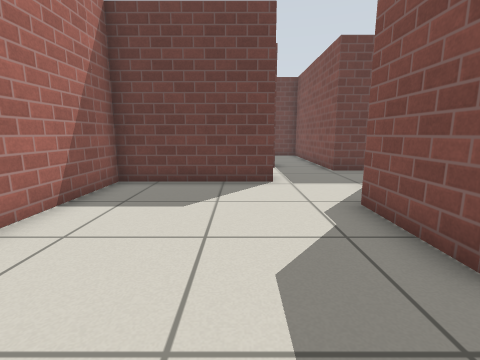
View 1 (above)

17 first-person views from a walk through a world built for the Gazebo simulator. The camera is 0.72 m above the floor, tilts 10° down and sees 85° across. The lines on the ground mark 1 m squares. The floor is counted in squares, 0.5 m on a side. Each view is taken from the middle of a square. On the plan, view 1 faces up. The plan holds only what a view shows up to about 13 squares ahead; the rest is blank. Simple patterns stand in for the simulator's built-in surfaces.

View 2
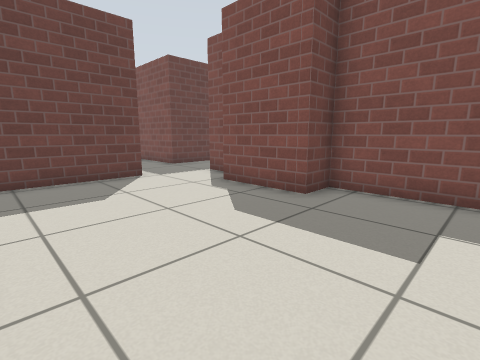

View 3
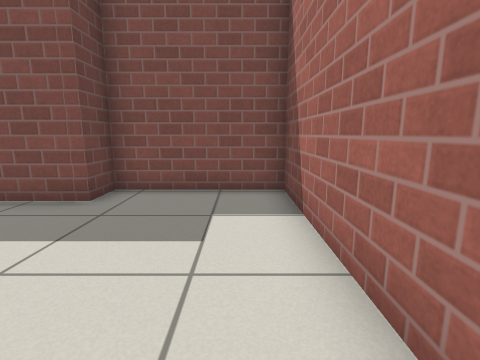

View 4
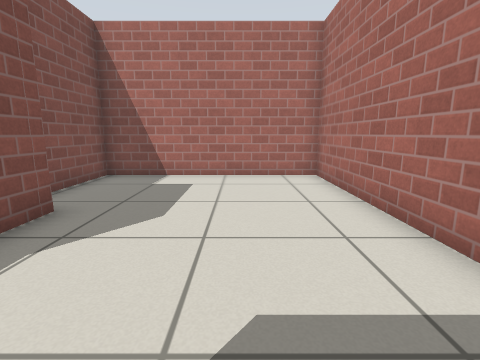

View 5
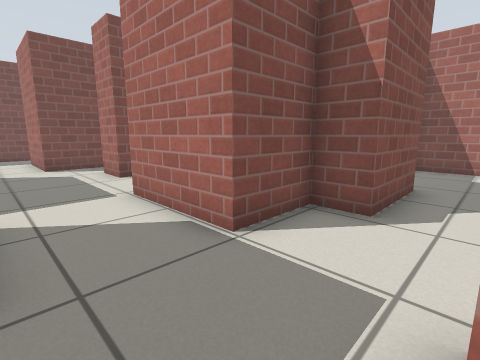

View 6
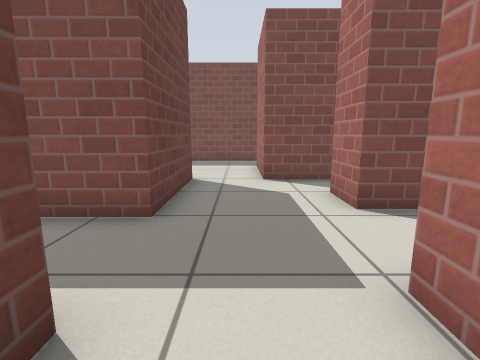

View 7
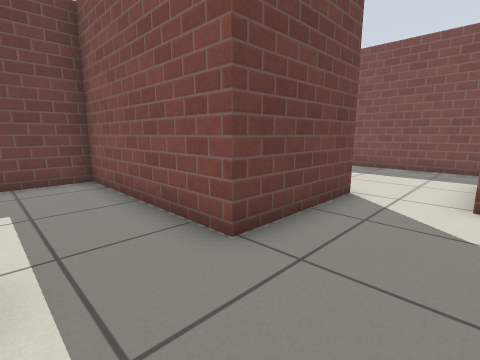

View 8
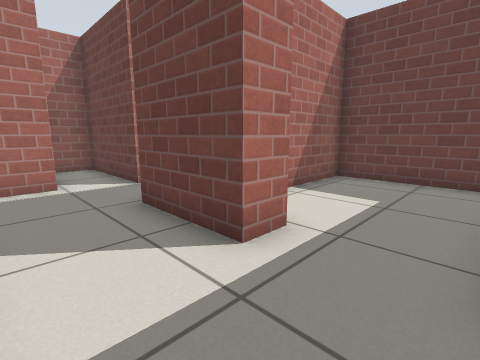

View 9
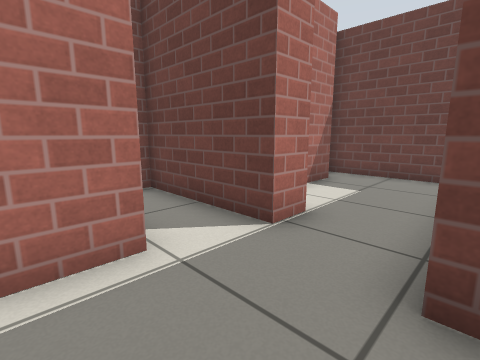

View 10
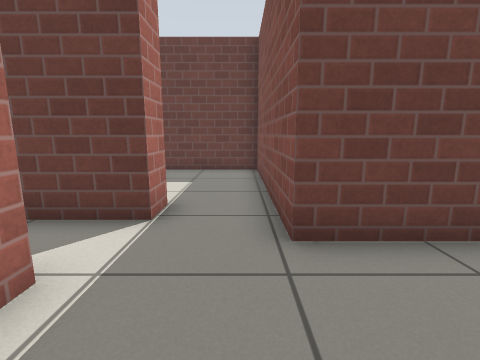

View 11
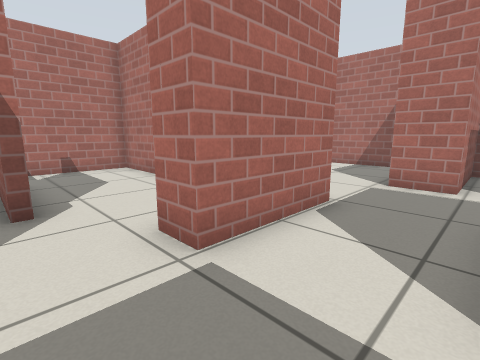

View 12
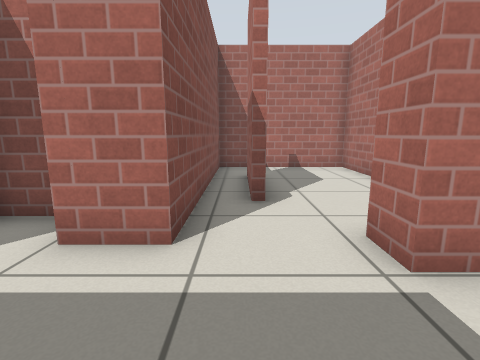

View 13
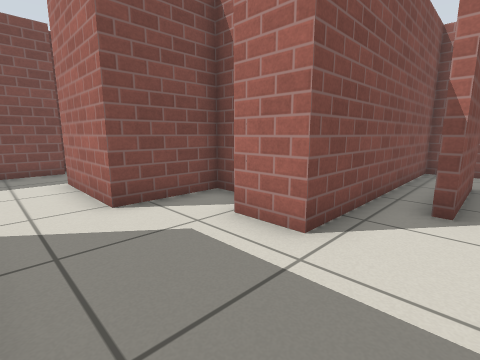

View 14
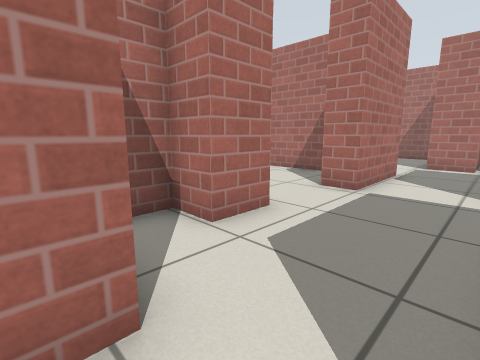

View 15
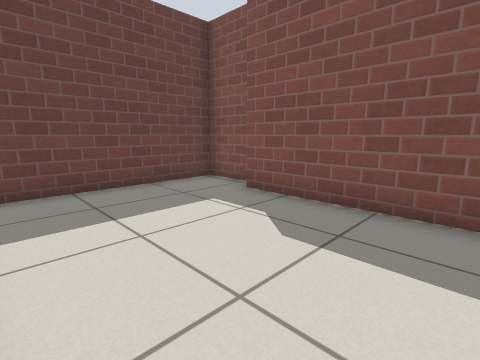

View 16
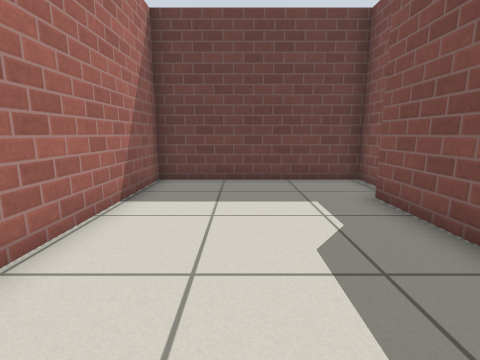

View 17
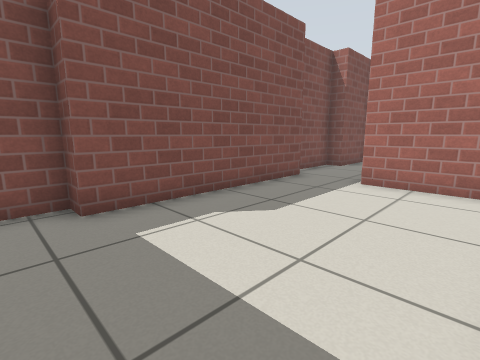

### Floor plan
Points are (right, up) in squares from view 1. A wall is a line through its corners. A room is listed if a view was taken in it or the views show most of it. See-through windows are left out.
Room 1 (views 1, 2, 3, 4, 10)
walls: (1, 7.8) (-3.7, 7.8) (-3.7, -2.2) (3.7, -2.2) (3.7, 2.2) (2.5, 2.2) (2.5, 5.2) (3.7, 5.2) (3.7, 7.5)
ways out: opening at (2.5, 7.5) to room 2
Room 2 (views 5, 6, 7, 8, 9, 11, 12, 13)
walls: (6.7, 11.4) (6.7, 10.4) (3.7, 10.4) (3.7, 17.6) (-0.8, 17.6); (3.7, 7.5) (7.2, 7.5); (9.9, 6.7) (11.4, 6.7) (11.4, 5.6) (13.3, 5.6) (13.3, 8.2) (14.5, 8.2); (1.5, 12.4) (1.5, 11.3) (-2.7, 11.3) (-2.7, 9.4) (1, 9.4) (1, 7.8); (13.5, 10.5) (9.4, 10.5) (9.4, 16.8) (5, 16.8) (5, 13.7); (0, 16.2) (0, 14.7)
ways out: opening at (2.5, 7.5) to room 1; opening at (13.5, 9.5) to room 3; opening at (8.5, 6.5) to room 4
Room 3 (views 14, 15, 16, 17)
walls: (14.5, 8.2) (16.9, 8.2); (19.1, 7.7) (19.1, 14.8) (19.8, 14.8) (19.8, 17.2) (13.4, 17.2) (13.4, 11.6); (19.1, 4.5) (19.8, 4.5) (19.8, 7.8)
ways out: opening at (13.5, 9.5) to room 2
Room 4 (no view inside)
walls: (8.4, 1) (8.4, 4.5); (4.5, 5.1) (4.5, -1.4) (9.9, -1.4) (9.9, 6.7); (7.2, 7.5) (7.2, 6.4)
ways out: opening at (8.5, 6.5) to room 2

Positions as (right, up) in squares from view 1, and headings:
1: (0, 0), facing up
2: (-3, -1), facing up-right
3: (-3, -1), facing right
4: (-1, 7), facing down
5: (1, 10), facing down-right
6: (5, 9), facing right
7: (7, 8), facing up-right
8: (9, 8), facing up-left
9: (4, 8), facing up-left
10: (3, 7), facing up
11: (9, 10), facing down-left
12: (9, 10), facing down
13: (8, 10), facing down-right
14: (14, 10), facing down-left
15: (14, 10), facing up-right
16: (16, 9), facing up
17: (14, 16), facing down-right
